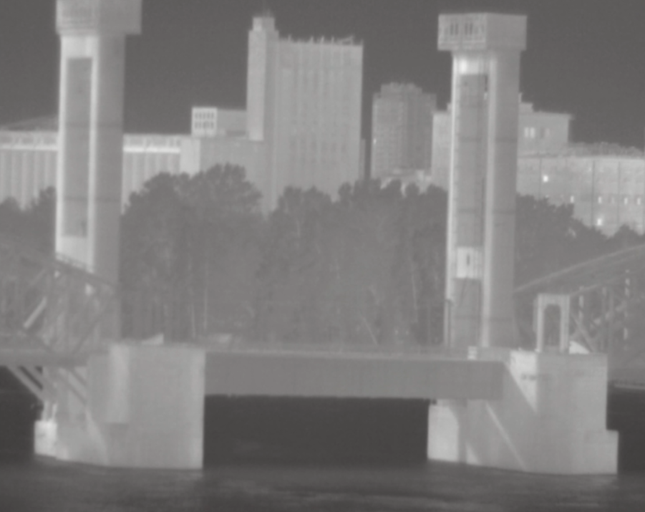
#> input picture NEWW/IN/ColorImages/Скриншот 18-02-2023 090135.png, 645 x 512 px, found by its file name
$ python main.py
#> lines starting #> are read from the running program, lines starting #| are printed output that depends on the picture; after the words box and inside, x2 and y2 are one past the last pixel; in counts of white or black regions, pixels touching at a corner belong together
import numpy as np
from PIL import Image
from matplotlib import pyplot as plt
import cv2


def rgb_unique(img):
    return np.unique(img.reshape(-1, img.shape[2]), axis=0)


def quantize_image(img, pallete):
    img_pil = Image.fromarray(img)
    conv = img_pil.quantize(colors=29, palette=pallete, dither=0)
    conv = conv.convert('RGB')
    img_label = np.array(conv)
    return img_label


classes_colors = {'Truck': [255, 0, 0],
                  'Tank': [255, 255, 0],
                  'BTR': [0, 255, 0],
                  'Car': [0, 255, 255],
                  'Minibus': [0, 0, 255],
                  'Human': [255, 0, 255],
                  'Building': [255, 255, 255],
                  'Road': [127, 0, 0],
                  'Trees': [0, 127, 0],
                  'Grass': [0, 127, 127],
                  'Concrete': [0, 0, 127],
                  'Water': [127, 127, 127],
                  'DMost': [99, 161, 140],
                  'OporaM': [167, 100, 89],
                  'Ferma': [189, 189, 189],
                  'Cloud': [0, 200, 150],
                  'Sky': [160, 160, 160],
                  'Tube': [255, 100, 50],
                  'Tower': [90, 150, 110],
                  'Lamppost': [150, 100, 50],
                  'Bilboard': [255, 234, 128],
                  'Fence': [160, 160, 60],
                  'Animal': [61, 39, 60],
                  'Bridge': [120, 160, 140],
                  'Ship': [128, 26, 34],
                  'Pillar': [150, 100, 90],
                  'Bridge Auto': [120, 160, 140],
                  'Truss': [188, 188, 188],
                  'Other': [200, 150, 200],
                  'Window': [0, 150, 255],
                  'Other2': [200, 150, 200],
                  'Other3': [200, 150, 200]
                  }
palette_quant = []
j = 0
for k, v in classes_colors.items():
    palette_quant.extend(v)
    j += 1
img_p = Image.new("P", (1, 1))
img_p.putpalette(palette_quant + [0] * (768 - len(palette_quant)))

in_img = np.array(Image.open(r'C:\Users\sdezh\PycharmProjects\new-light\NEWW\IN\ColorImages\Скриншот 18-02-2023 090135.png'))
#> in_img is the input picture: shape (512, 645, 4); mean R, G, B, A 129.1, 127.3, 126.7, 255
in_sem = np.array(Image.open(r'C:\Users\sdezh\PycharmProjects\new-light\NEWW\IN\Class\Скриншот 18-02-2023 090135.png'))
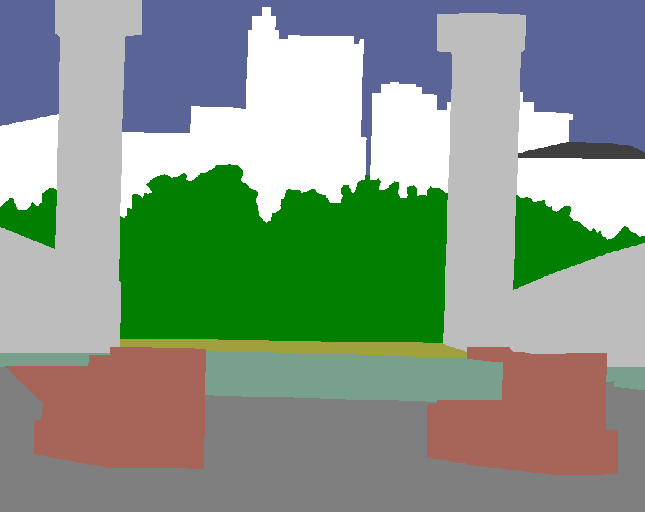
#> input picture NEWW/IN/Class/Скриншот 18-02-2023 090135.png, 645 x 512 px, found by its file name
#> in_sem is the input picture: shape (512, 645, 3); mean R, G, B 134.7, 152.6, 134.6
like_img = np.array(Image.open(r'C:\Users\sdezh\PycharmProjects\new-light\NEWW\Target\ColorImages\Скриншот 18-02-2023 092521.png'))
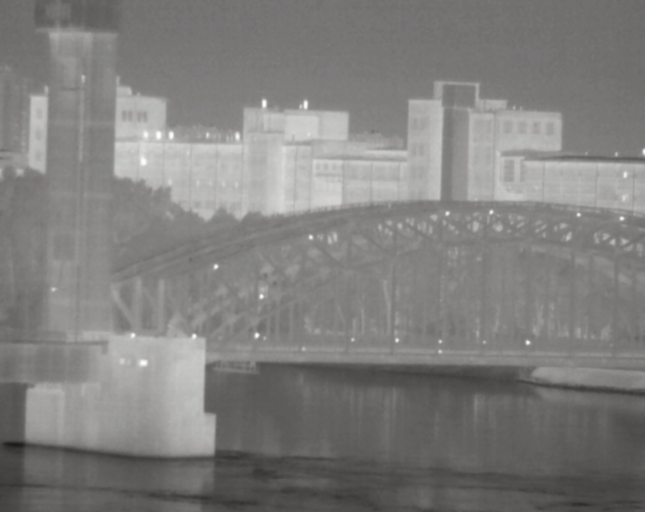
#> input picture NEWW/Target/ColorImages/Скриншот 18-02-2023 092521.png, 645 x 512 px, found by its file name
#> like_img is the input picture: shape (512, 645, 4); mean R, G, B, A 129, 127, 126.4, 255
like_sem = np.array(Image.open(r'C:\Users\sdezh\PycharmProjects\new-light\NEWW\Target\Class\Скриншот 18-02-2023 092521.png'))
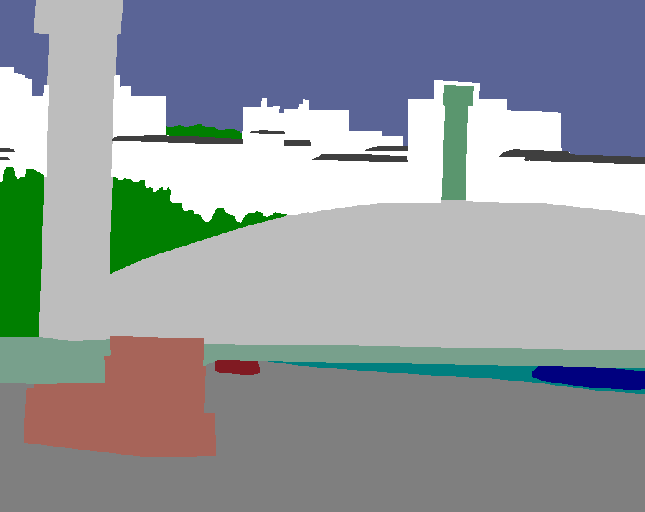
#> input picture NEWW/Target/Class/Скриншот 18-02-2023 092521.png, 645 x 512 px, found by its file name
#> like_sem is the input picture: shape (512, 645, 3); mean R, G, B 147.9, 154.8, 158.2

colors = rgb_unique(in_sem)
#> colors = [[0, 127, 0], [63, 63, 63], [90, 100, 150], [120, 160, 140], [127, 127, 127], [160, 160, 60], [167, 100, 89], [189, 189, 189], [255, 255, 255]]
c = 0

for col in colors:
    src_mask = np.all(in_sem == col, axis=-1).astype('bool')
    plt.imsave(f'{c}.jpg', src_mask)
    c += 1
#> this loop made 9 passes
#> pass 1, `src_mask = np.all(in_sem == col, axis=-1).astype('bool')`:
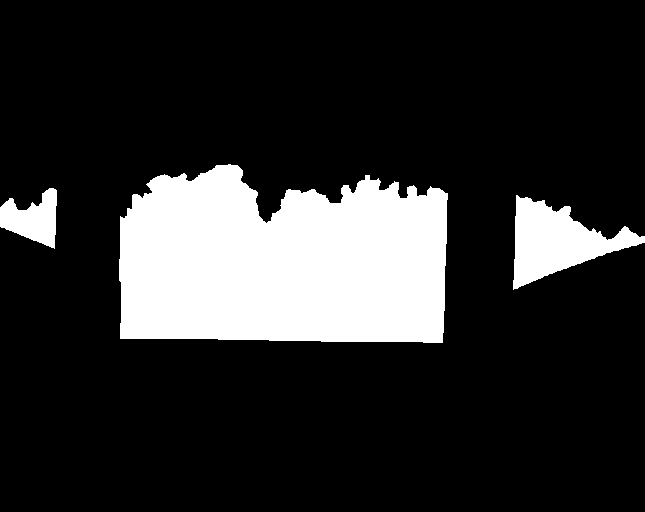
#> src_mask: shape (512, 645) bool; 17.5% white; 3 white regions, box (x1, y1, x2, y2) and area: (119, 164, 448, 343) 49750, (513, 195, 645, 290) 5900, (0, 188, 57, 249) 2073
#> pass 1, `plt.imsave(f'{c}.jpg', src_mask)`:
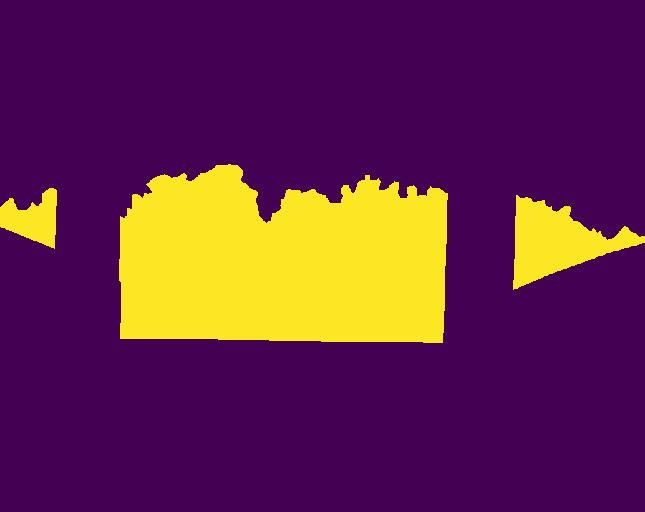
#> saved as 0.jpg: shape (512, 645, 3); mean R, G, B 100.3, 40.3, 74.8
#> pass 2, `src_mask = np.all(in_sem == col, axis=-1).astype('bool')`:
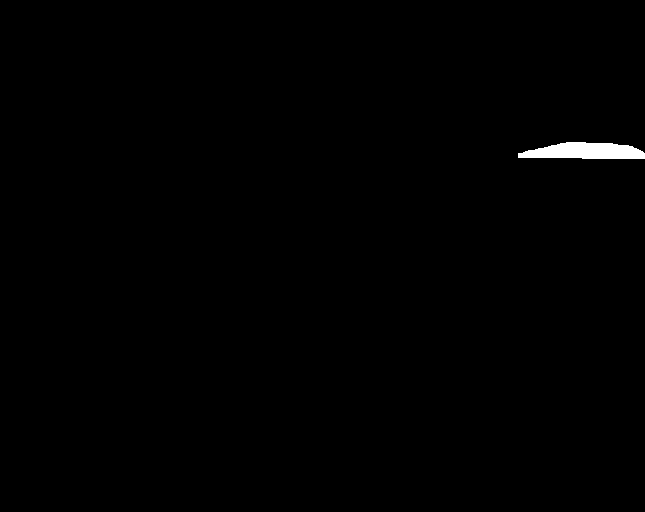
#> src_mask: shape (512, 645) bool; 0.5% white; 1 white region, box (x1, y1, x2, y2) and area: (518, 142, 645, 159) 1640
#> pass 2, `plt.imsave(f'{c}.jpg', src_mask)`:
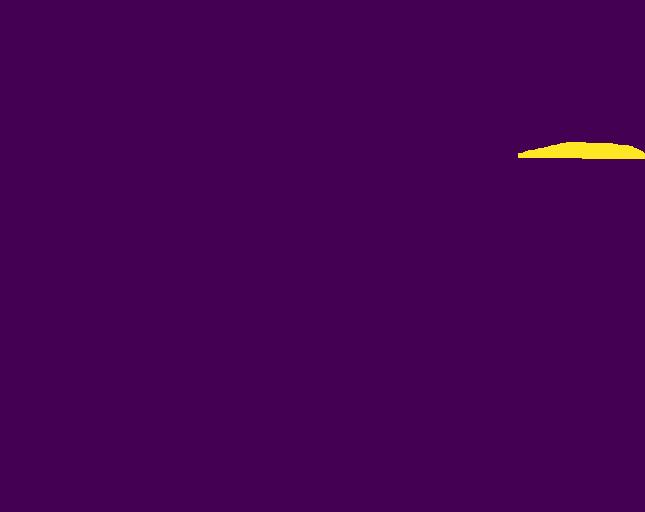
#> saved as 1.jpg: shape (512, 645, 3); mean R, G, B 68.9, 1.2, 82.8
#> after the loop, c = 9
